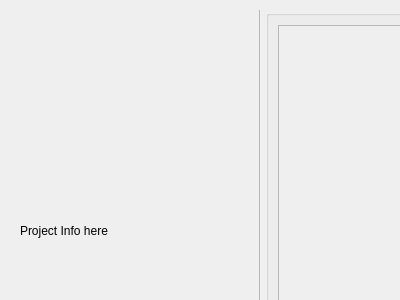
<?xml version="1.0" encoding="UTF-8"?>
<ui version="4.0">
 <class>ProjectTabContent</class>
 <widget class="QWidget" name="ProjectTabContent">
  <property name="geometry">
   <rect>
    <x>0</x>
    <y>0</y>
    <width>400</width>
    <height>300</height>
   </rect>
  </property>
          <attribute name="title">
           <string>Projects</string>
          </attribute>
          <widget class="QWidget" name="gridLayoutWidget_3">
           <property name="geometry">
            <rect>
             <x>10</x>
             <y>10</y>
             <width>421</width>
             <height>471</height>
            </rect>
           </property>
           <layout class="QGridLayout" name="gridLayout_6">
            <property name="verticalSpacing">
             <number>4</number>
            </property>
            <item row="0" column="0">
             <widget class="QGroupBox" name="p_project_pane">
              <property name="sizePolicy">
               <sizepolicy hsizetype="Preferred" vsizetype="Preferred">
                <horstretch>0</horstretch>
                <verstretch>0</verstretch>
               </sizepolicy>
              </property>
              <property name="minimumSize">
               <size>
                <width>250</width>
                <height>0</height>
               </size>
              </property>
              <property name="title">
               <string/>
              </property>
              <widget class="QScrollArea" name="scrollArea_2">
               <property name="geometry">
                <rect>
                 <x>-1</x>
                 <y>-1</y>
                 <width>251</width>
                 <height>451</height>
                </rect>
               </property>
               <property name="widgetResizable">
                <bool>true</bool>
               </property>
               <widget class="QWidget" name="scrollAreaWidgetContents_2">
                <property name="geometry">
                 <rect>
                  <x>0</x>
                  <y>0</y>
                  <width>249</width>
                  <height>449</height>
                 </rect>
                </property>
                <widget class="QLabel" name="p_project_info">
                 <property name="geometry">
                  <rect>
                   <x>10</x>
                   <y>10</y>
                   <width>221</width>
                   <height>421</height>
                  </rect>
                 </property>
                 <property name="text">
                  <string>Project Info here</string>
                 </property>
                </widget>
               </widget>
              </widget>
             </widget>
            </item>
            <item row="0" column="1">
             <widget class="QGroupBox" name="p_project_buttons">
              <property name="sizePolicy">
               <sizepolicy hsizetype="Preferred" vsizetype="Preferred">
                <horstretch>1</horstretch>
                <verstretch>1</verstretch>
               </sizepolicy>
              </property>
              <property name="minimumSize">
               <size>
                <width>120</width>
                <height>0</height>
               </size>
              </property>
              <property name="title">
               <string/>
              </property>
              <layout class="QVBoxLayout" name="verticalLayout_3">
               <item>
                <widget class="QScrollArea" name="scrollArea_3">
                 <property name="widgetResizable">
                  <bool>true</bool>
                 </property>
                 <widget class="QWidget" name="scrollAreaWidgetContents_4">
                  <property name="geometry">
                   <rect>
                    <x>0</x>
                    <y>0</y>
                    <width>98</width>
                    <height>28</height>
                   </rect>
                  </property>
                  <layout class="QVBoxLayout" name="verticalLayout_7">
                   <item>
                    <layout class="QVBoxLayout" name="p_project_layout"/>
                   </item>
                  </layout>
                 </widget>
                </widget>
               </item>
              </layout>
             </widget>
            </item>
           </layout>
          </widget>
  </widget>
  </ui>
 
